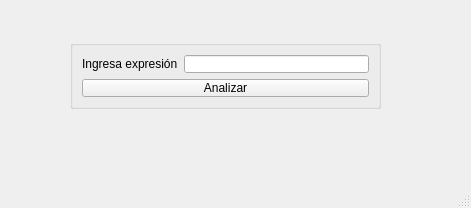
<?xml version="1.0" encoding="UTF-8"?>
<ui version="4.0">
 <class>MainWindow</class>
 <widget class="QMainWindow" name="MainWindow">
  <property name="geometry">
   <rect>
    <x>0</x>
    <y>0</y>
    <width>471</width>
    <height>208</height>
   </rect>
  </property>
  <property name="windowTitle">
   <string>Analizador Sintáctico</string>
  </property>
  <widget class="QWidget" name="centralwidget">
   <widget class="QGroupBox" name="groupBox">
    <property name="geometry">
     <rect>
      <x>70</x>
      <y>40</y>
      <width>311</width>
      <height>69</height>
     </rect>
    </property>
    <property name="title">
     <string/>
    </property>
    <layout class="QFormLayout" name="formLayout">
     <item row="0" column="0">
      <widget class="QLabel" name="label">
       <property name="text">
        <string>Ingresa expresión</string>
       </property>
      </widget>
     </item>
     <item row="0" column="1">
      <widget class="QLineEdit" name="lineEdit_expresion"/>
     </item>
     <item row="1" column="0" colspan="2">
      <widget class="QPushButton" name="pushButton_analizar">
       <property name="text">
        <string>Analizar</string>
       </property>
      </widget>
     </item>
    </layout>
   </widget>
  </widget>
  <widget class="QMenuBar" name="menubar">
   <property name="geometry">
    <rect>
     <x>0</x>
     <y>0</y>
     <width>471</width>
     <height>21</height>
    </rect>
   </property>
  </widget>
  <widget class="QStatusBar" name="statusbar"/>
 </widget>
 <resources/>
 <connections/>
</ui>
